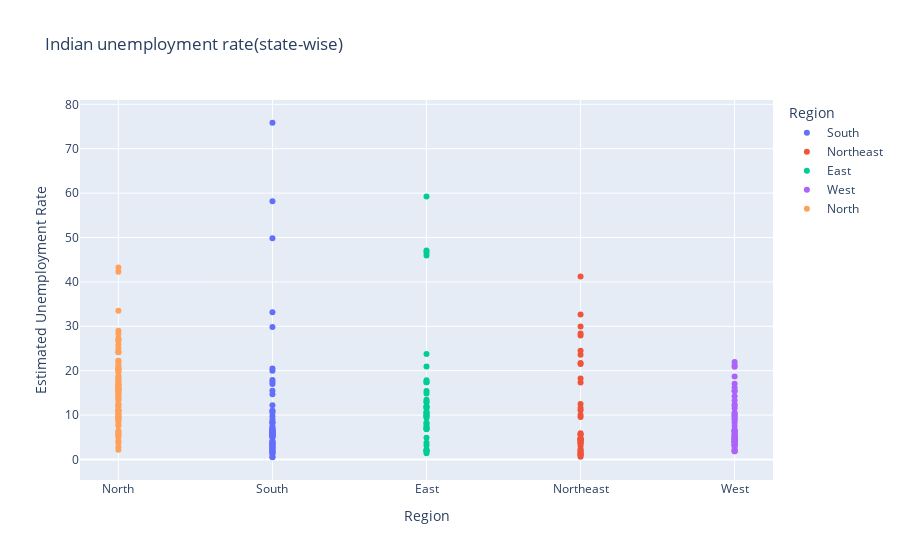

Notebook code cell kept with this figure:
### Markdown cell above
## Analysing data by scatter plot

### Code cell
fg=px.scatter(dk,x='Region',y='Estimated Unemployment Rate',title='Indian unemployment rate(state-wise)',template='plotly',color='Region')
fg.update_layout(xaxis={'categoryorder':'total descending'})
fg.show()

### Figure 1 — Plotly figure (JSON) as saved in the notebook; plotly's stock layout.template omitted (floating-point values rounded to 4 significant figures)
{"data": [{"hovertemplate": "Region=%{x}<br>Estimated Unemployment Rate=%{y}<extra></extra>", "legendgroup": "South", "marker": {"color": "#636efa", "symbol": "circle"}, "mode": "markers", "name": "South", "orientation": "v", "showlegend": true, "type": "scatter", "x": ["South", "South", "South", "South", "South", "South", "South", "South", "South", "South", "South", "South", "South", "South", "South", "South", "South", "South", "South", "South", "South", "South", "South", "South", "South", "South", "South", "South", "South", "South", "South", "South", "South", "South", "South", "South", "South", "South", "South", "South", "South", "South", "South", "South", "South", "South", "South", "South", "South", "South", "South", "South", "South", "South", "South", "South", "South", "South", "South", "South"], "xaxis": "x", "y": [5.48, 5.83, 5.79, 20.51, 17.43, 3.31, 8.34, 6.96, 6.4, 6.59, 2.86, 3.61, 3.46, 29.84, 19.97, 8.44, 4.01, 0.5, 2.41, 1.58, 5.31, 7.6, 8.99, 16.99, 17.88, 9.71, 7.09, 10.98, 5.91, 3.88, 0.58, 1.76, 1.2, 75.85, 58.19, 4.24, 15.47, 5.05, 10.9, 6.18, 1.57, 2.09, 6.4, 49.83, 33.16, 12.2, 6.81, 2.65, 5, 2.16, 5.49, 8.29, 5.77, 6.25, 14.7, 10.55, 5.36, 5.79, 3.27, 2.86], "yaxis": "y"}, {"hovertemplate": "Region=%{x}<br>Estimated Unemployment Rate=%{y}<extra></extra>", "legendgroup": "Northeast", "marker": {"color": "#EF553B", "symbol": "circle"}, "mode": "markers", "name": "Northeast", "orientation": "v", "showlegend": true, "type": "scatter", "x": ["Northeast", "Northeast", "Northeast", "Northeast", "Northeast", "Northeast", "Northeast", "Northeast", "Northeast", "Northeast", "Northeast", "Northeast", "Northeast", "Northeast", "Northeast", "Northeast", "Northeast", "Northeast", "Northeast", "Northeast", "Northeast", "Northeast", "Northeast", "Northeast", "Northeast", "Northeast", "Northeast", "Northeast", "Northeast", "Northeast", "Northeast", "Northeast", "Northeast", "Northeast", "Northeast", "Northeast", "Northeast", "Northeast"], "xaxis": "x", "y": [4.66, 4.41, 4.77, 11.06, 9.55, 0.6, 3.77, 5.53, 1.19, 3.02, 1.66, 3.59, 1.58, 10.03, 5.92, 1.15, 2.1, 3.74, 4.29, 4.6, 23.57, 2.28, 24.51, 4.46, 4.45, 12.49, 5.7, 0.88, 32.67, 28.4, 29.95, 41.23, 21.51, 21.71, 18.24, 27.92, 17.35, 11.57], "yaxis": "y"}, {"hovertemplate": "Region=%{x}<br>Estimated Unemployment Rate=%{y}<extra></extra>", "legendgroup": "East", "marker": {"color": "#00cc96", "symbol": "circle"}, "mode": "markers", "name": "East", "orientation": "v", "showlegend": true, "type": "scatter", "x": ["East", "East", "East", "East", "East", "East", "East", "East", "East", "East", "East", "East", "East", "East", "East", "East", "East", "East", "East", "East", "East", "East", "East", "East", "East", "East", "East", "East", "East", "East", "East", "East", "East", "East", "East", "East", "East", "East", "East", "East"], "xaxis": "x", "y": [10.61, 10.29, 15.43, 46.64, 45.96, 17.82, 12.79, 13.44, 11.91, 9.82, 10.61, 11.85, 8.23, 47.09, 59.23, 20.95, 7.63, 9.76, 8.24, 11.8, 1.9, 3.12, 13.08, 23.76, 11.41, 3.77, 1.88, 1.42, 2.1, 2.18, 6.94, 4.92, 6.92, 17.41, 17.41, 7.29, 6.83, 14.87, 9.35, 9.98], "yaxis": "y"}, {"hovertemplate": "Region=%{x}<br>Estimated Unemployment Rate=%{y}<extra></extra>", "legendgroup": "West", "marker": {"color": "#ab63fa", "symbol": "circle"}, "mode": "markers", "name": "West", "orientation": "v", "showlegend": true, "type": "scatter", "x": ["West", "West", "West", "West", "West", "West", "West", "West", "West", "West", "West", "West", "West", "West", "West", "West", "West", "West", "West", "West", "West", "West", "West", "West", "West", "West", "West", "West", "West", "West", "West", "West", "West", "West", "West", "West", "West", "West", "West", "West", "West", "West", "West", "West", "West", "West", "West", "West", "West", "West"], "xaxis": "x", "y": [9.65, 8.38, 7.54, 3.41, 10.5, 14.23, 10.27, 5.63, 1.96, 6.62, 8.89, 2.81, 5.25, 13.31, 21.25, 9.96, 17.07, 16.21, 15.38, 11.54, 5.54, 6.38, 6.66, 18.71, 12.11, 3.2, 1.84, 1.87, 3.42, 4.03, 4.11, 4.57, 2.22, 12.36, 21.98, 6.48, 5.08, 4.7, 3.91, 3.13, 4.95, 4.69, 5.79, 20.9, 15.46, 9.23, 3.89, 6.23, 4.55, 4.1], "yaxis": "y"}, {"hovertemplate": "Region=%{x}<br>Estimated Unemployment Rate=%{y}<extra></extra>", "legendgroup": "North", "marker": {"color": "#FFA15A", "symbol": "circle"}, "mode": "markers", "name": "North", "orientation": "v", "showlegend": true, "type": "scatter", "x": ["North", "North", "North", "North", "North", "North", "North", "North", "North", "North", "North", "North", "North", "North", "North", "North", "North", "North", "North", "North", "North", "North", "North", "North", "North", "North", "North", "North", "North", "North", "North", "North", "North", "North", "North", "North", "North", "North", "North", "North", "North", "North", "North", "North", "North", "North", "North", "North", "North", "North", "North", "North", "North", "North", "North", "North", "North", "North", "North", "North", "North", "North", "North", "North", "North", "North", "North", "North", "North", "North", "North", "North", "North", "North", "North", "North", "North", "North", "North"], "xaxis": "x", "y": [22.23, 14.84, 17.04, 16.68, 42.27, 18.19, 20.3, 13.79, 12.53, 6.27, 20.34, 25.77, 25.05, 43.22, 29.02, 26.7, 24.18, 33.5, 19.68, 27.31, 16.83, 16.84, 18.76, 2.2, 26.95, 13.47, 24.31, 15.79, 12.04, 13.46, 21.08, 20.78, 15.5, 18.74, 17.92, 10.88, 11.09, 16.17, 16.14, 11.11, 10.97, 10.32, 2.86, 28.33, 16.55, 9.19, 10.99, 9.61, 9.88, 10.97, 15.16, 11.9, 17.7, 15.74, 14.39, 15.81, 17.51, 15.35, 24.15, 7.58, 8.98, 10.11, 21.54, 20.41, 9.47, 5.56, 5.79, 4.18, 3.75, 5.49, 4.99, 19.85, 6.48, 8.01, 8.61, 12.38, 14.26, 22.26, 9.23], "yaxis": "y"}], "layout": {"legend": {"title": {"text": "Region"}, "tracegroupgap": 0}, "title": {"text": "Indian unemployment rate(state-wise)"}, "xaxis": {"anchor": "y", "categoryarray": ["South", "Northeast", "East", "West", "North"], "categoryorder": "total descending", "domain": [0, 1], "title": {"text": "Region"}}, "yaxis": {"anchor": "x", "domain": [0, 1], "title": {"text": "Estimated Unemployment Rate"}}}}
